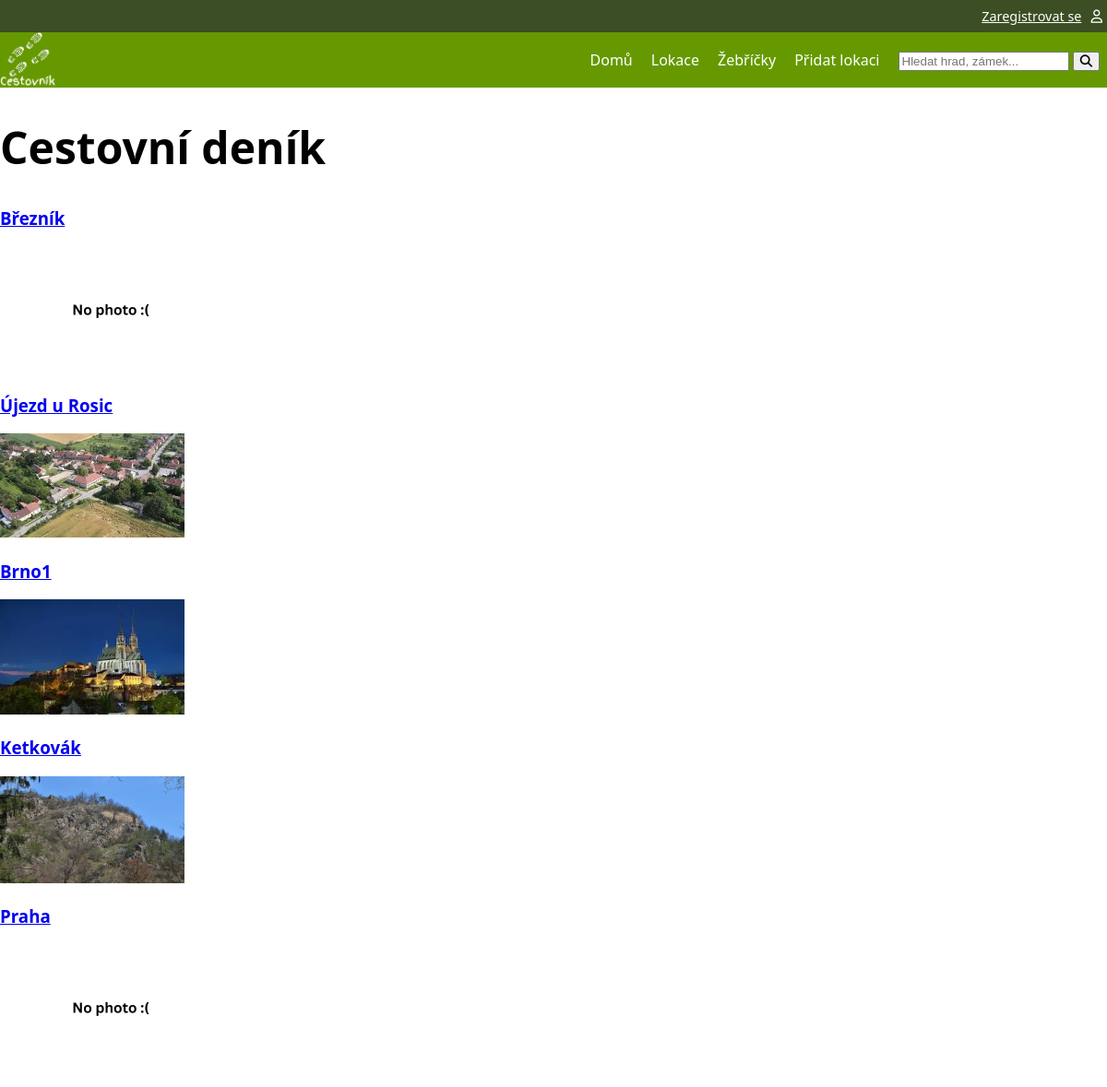
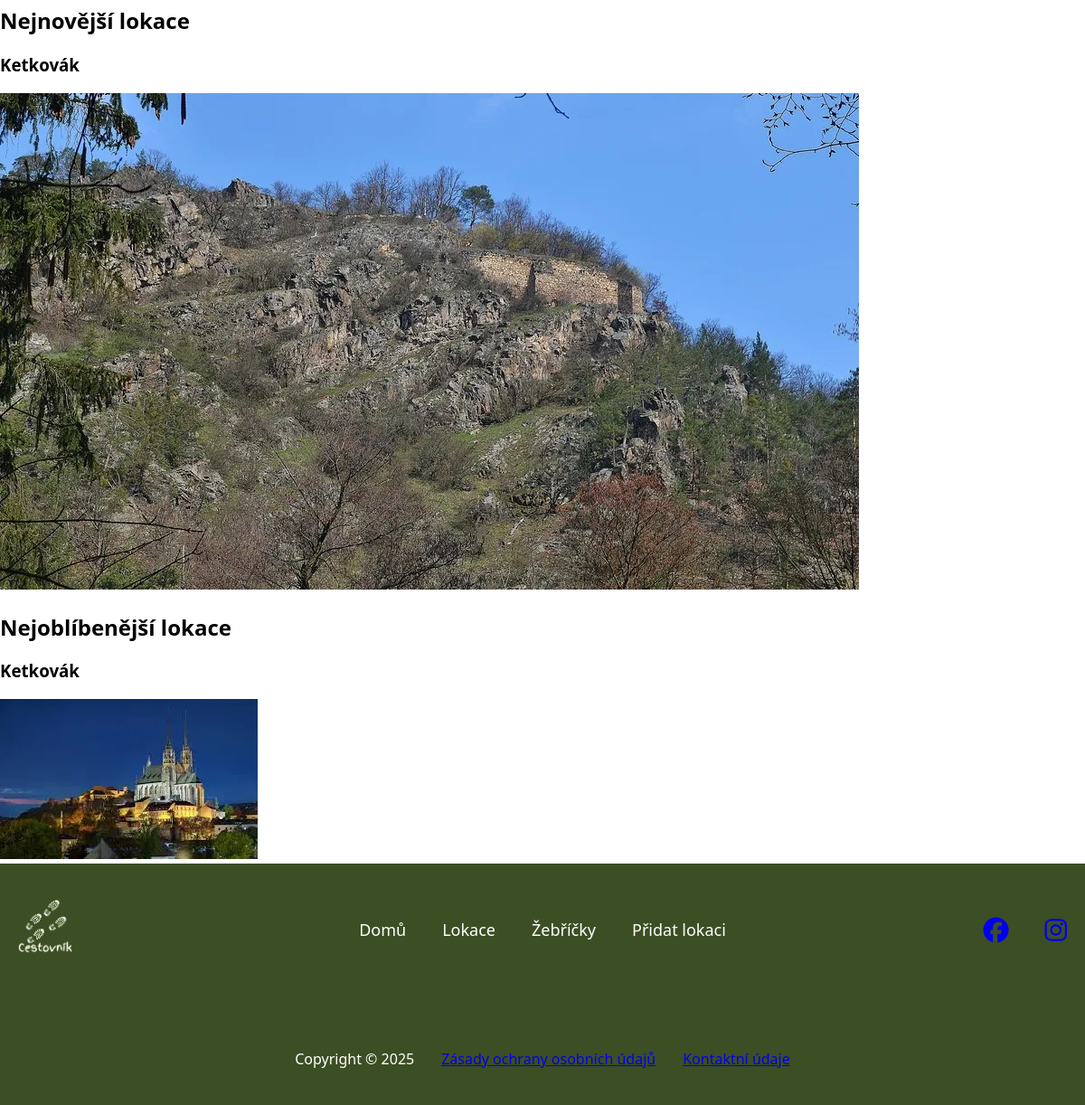
The page / on the database its author committed (2 pictures, top to bottom).
### tables this page shows
CREATE TABLE "location"
(
    id                  INTEGER
        primary key autoincrement,
    name                VARCHAR                   not null,
    description         VARCHAR,
    date_location_added TEXT default current_date not null,
    id_user             INTEGER                   not null
        constraint location_user_id_fk
            references user
            on delete cascade,
    id_status           INTEGER                   not null
        constraint location_location_status_id_fk
            references location_status
);

CREATE TABLE "photo"
(
    id          INTEGER
        primary key autoincrement,
    name        VARCHAR not null,
    alt_text    VARCHAR,
    url         VARCHAR not null,
    id_location INTEGER not null
        references location
            on delete cascade
);

### pages/home.py (the view)
@router.get("/", response_class=HTMLResponse)
async def landing_page(request: Request,svc: LocationService = Depends(locations_service)):
    random_locations = svc.get_five_random_locations()
    favorite_location = svc.get_most_favorite_location()
    newest_location = svc.get_newest_location()
    tpl = request.app.state.templates
    return tpl.TemplateResponse(
        "home.html",
        {
            "request": request,
            "title": "Cestovní deník",
            "random_locations": random_locations,
            "favorite_location": favorite_location,
            "newest_location": newest_location
        }
    )

### templates/home.html
{% extends "base.html" %}
{% block content %}
<h1>Cestovní deník</h1>
    {% for loc in random_locations %}
        <a href="{{url_for('location_detail', location_id=loc['id']) }}">
        <h3>{{ loc['name'] }}</h3>
        {% if loc['photo'] %}
                <img alt="{{ loc['photo']['alt_text'] }}" src="/{{ loc['photo']['url'] }}" style="width: 200px">
        {% else %}
                <img alt="No photo" src="{{url_for('static', path='img/web/noImage.webp') }}"  class="noImage">
        {% endif %}
        </a>
    {% endfor %}
    <h2>Nejnovější lokace</h2>
    <h3>{{ newest_location['name'] }}</h3>
    {% if newest_location['photo'] %}
        <a href="{{url_for('location_detail',  location_id=newest_location['id']) }}">
            <img alt="{{ newest_location['photo']['alt_text'] }}" src="/{{ newest_location['photo']['url'] }}">
        </a>
    {% else %}
        <a href="{{url_for('location_detail',  location_id=newest_location['id']) }}">
            <img alt="No photo" src="{{url_for('static', path='img/web/noImage.webp') }}" class="noImage"></a>
        </a>
    {% endif %}
    <h2>Nejoblíbenější lokace</h2>
    <h3>{{ newest_location['name'] }}</h3>
    {% if favorite_location['photo'] %}
        <a href="{{url_for('location_detail',  location_id=favorite_location['id']) }}">
            <img alt="{{ favorite_location['photo']['alt_text'] }}" src="/{{ favorite_location['photo']['url'] }}">
        </a>
    {% else %}
        <a href="{{url_for('location_detail',  location_id=favorite_location['id']) }}">
            <img alt="No photo" src="{{url_for('static', path='img/web/noImage.webp') }}" class="noImage">
        </a>
    {% endif %}
{% endblock %}

### templates/base.html (shortened to what this page needs)
<!DOCTYPE html>
<html lang="cs">
<head>
    <link rel="stylesheet" href="{{ url_for('static', path='css/style.css') }}">
    <link rel="stylesheet" href="{{ url_for('static', path='css/header.css') }}">
    <link rel="stylesheet" href="{{ url_for('static', path='css/footer.css') }}">
    <link rel="stylesheet" href="{{ url_for('static', path='css/icon.css') }}">
    <link rel="stylesheet" href="{{ url_for('static', path='css/location.css') }}">
    <link rel="stylesheet" href="https://cdnjs.cloudflare.com/ajax/libs/font-awesome/6.5.0/css/all.min.css">
</head>
<body>
<div class="header">
    <div class="upper-nav">
        {% if request.session.get('user') %}
            <a href="{{ url_for('logout') }}" class="upper-nav-items">Odhlásit se</a>
            <a href="{{ url_for('my_profile_page') }}" class="upper-nav-items"><i class="fa-solid fa-user"></i></a>
        {% else %}
            <a href="{{ url_for('register_page') }}" class="upper-nav-items">Zaregistrovat se</a>
            <a href="{{ url_for('login_page') }}" class="upper-nav-items"><i class="fa-regular fa-user"></i></a>
        {% endif %}
    </div>
    <div class="lower-nav">
        <div class="lower-nav-logo"><a href="{{ url_for('landing_page') }}"><img alt="logo"
                                                                                 src="{{ url_for('static', path='img/web/logo.webp') }}"></a>
        </div>
        <div class="lower-nav-items">
            <a href="{{ url_for('landing_page') }}" class="lower-nav-item">Domů</a>
            <a href="{{ url_for('list_locations_with_photos_rating') }}" class="lower-nav-item">Lokace</a>
            <a href="{{ url_for('rankings_page') }}" class="lower-nav-item">Žebříčky</a>
            <a href="{{ url_for('add_location_page') }}" class="lower-nav-item">Přidat lokaci</a>
            <form action="/search" method="get" class="lower-nav-item">
                <input type="text" name="search_term" placeholder="Hledat hrad, zámek..." required>
                <button type="submit"><i class="fa-solid fa-magnifying-glass"></i></button>
            </form>
        </div>
    </div>
</div>
{% block content %}{% endblock %}
<footer class="footer">
    <div class="footer-top">
        <div class="footer-logo">
            <a href="{{ url_for('landing_page') }}"><img alt="logo"
                                                         src="{{ url_for('static', path='img/web/logo.webp') }}"></a>
        </div>
        <nav class="footer-nav">
            <a href="{{ url_for('landing_page') }}" class="footer-nav-item">Domů</a>
            <a href="{{ url_for('list_locations_with_photos_rating') }}" class="footer-nav-item">Lokace</a>
            <a href="{{ url_for('rankings_page') }}" class="footer-nav-item">Žebříčky</a>
            <a href="{{ url_for('add_location_page') }}" class="footer-nav-item">Přidat lokaci</a>
        </nav>
        <div class="footer-icons">
            <a href="https://www.facebook.com/endurovojta173/" target="_blank"> <i class="fa-brands fa-facebook"></i></a>
            <a href="https://www.instagram.com/endurovojta173/" target="_blank"> <i class="fa-brands fa-instagram"></i></a>
        </div>
    </div>
    <div class="footer-bottom">
        <span>Copyright © 2025</span>
        <span><a href="{{ url_for('privacy_policy_page') }}">Zásady ochrany osobních údajů</a></span>
        <span><a href="{{ url_for('contact_page') }}">Kontaktní údaje</a></span>
    </div>
</footer>
</body>
</html>

### static/css/style.css (style rules this page uses)
:root { font-family: system-ui, -apple-system, Segoe UI, Roboto, sans-serif; --background-color: white; --text-color: black; --navbar-background-color: #669900; --footer-background-color: #3c4e23; --white-text-color: white; font-size: 16px; }
html, body { margin:0; padding: 0; background: var(--background-color); width: 100%; }
h1 { font-size: 3em; }
.noImage { max-width: 30vh; }

### static/css/header.css (style rules this page uses)
.header { width: 100%; position: sticky; top: 0; z-index: 1000; }
.upper-nav { display: flex; flex-direction: row; align-items: center; width: 100%; background-color: var(--footer-background-color); justify-content: flex-end; font-size: 0.9rem; padding: 1vh 0 1vh 0; }
.upper-nav-items { margin-left: 5px; margin-right: 5px; color: var(--white-text-color); }
.lower-nav { display: flex; flex-direction: row; align-items: center; max-height: 10vh; justify-content: space-between; width: 100%; background-color: var(--navbar-background-color, #333); }
.lower-nav-logo { width: 60px; height: 60px; }
.lower-nav-logo img { width: 100%; height: 100%; object-fit: contain; display: block; }
.lower-nav-items { display: flex; gap: 20px; padding-right: 1vh; }
.lower-nav-item { color: var(--white-text-color, #fff); text-decoration: none; font-size: 1rem; font-weight: 500; }

### static/css/footer.css (style rules this page uses)
.footer { width: 100%; background-color: var(--footer-background-color); color: white; padding: 40px 0; display: flex; flex-direction: column; gap: 30px; }
.footer-top { display: grid; grid-template-columns: 1fr auto 1fr; align-items: center; padding-bottom: 70px; }
.footer-logo { padding-left: 20px; }
.footer-logo img { width: 60px; height: 60px; object-fit: contain; }
.footer-nav { display: flex; justify-content: center; gap: 40px; }
.footer-nav-item { color: white; text-decoration: none; font-size: 18px; }
.footer-top i { justify-self: end; font-size: 28px; margin-left: 20px; cursor: pointer; }
.footer-icons { display: flex; justify-content: flex-end; gap: 20px; padding-right: 20px; font-size: 28px; justify-self: end; }
.footer-icons i { cursor: pointer; }
.footer-bottom { display: flex; justify-content: center; gap: 30px; font-size: 16px; }

### rows shown on the page
location: name "Březník"
photo: name "Újezd u Rosic", photo (picture)
photo: name "Brno1", photo (picture)
photo: name "Ketkovák", photo (picture)
location: name "Praha"
location: name "Ketkovák"
